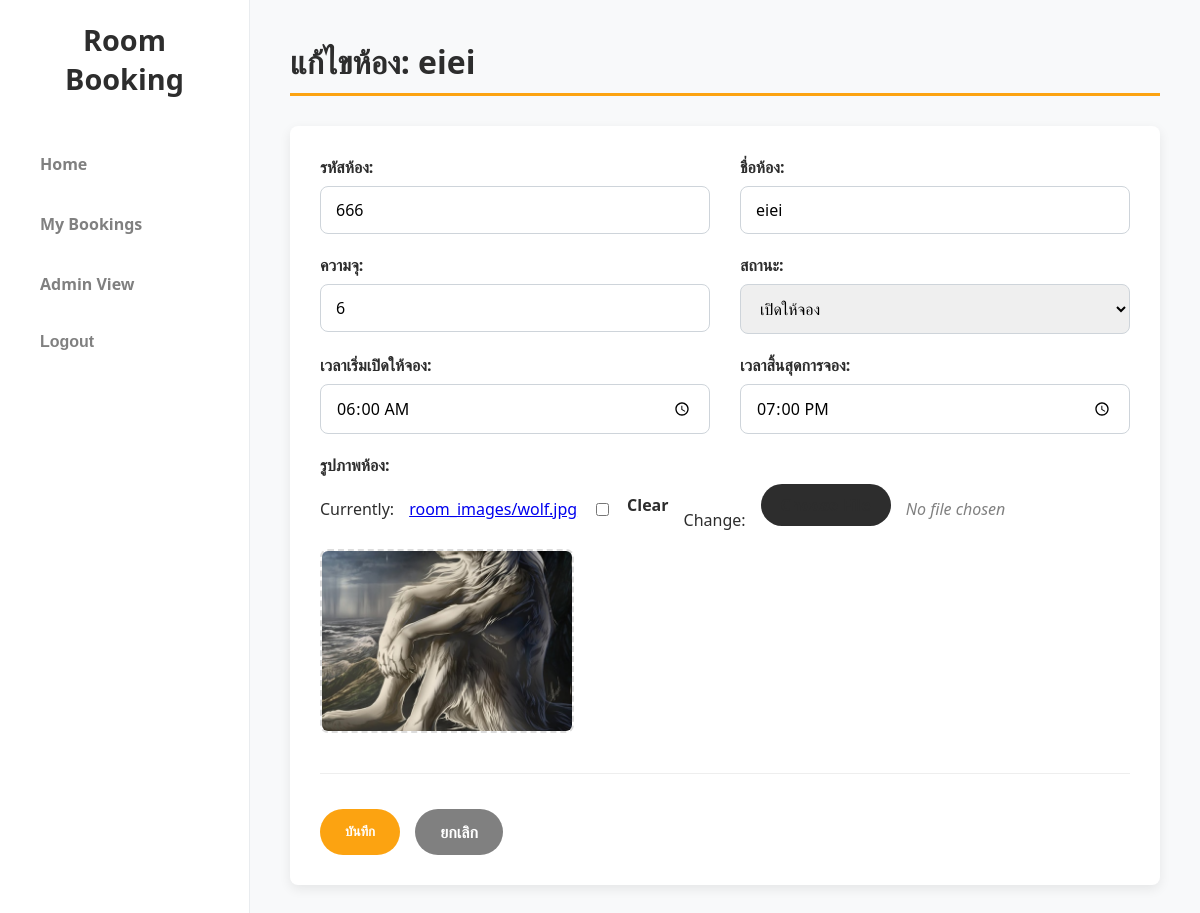
The app's page /rooms/6/edit/ (signed in), older data.
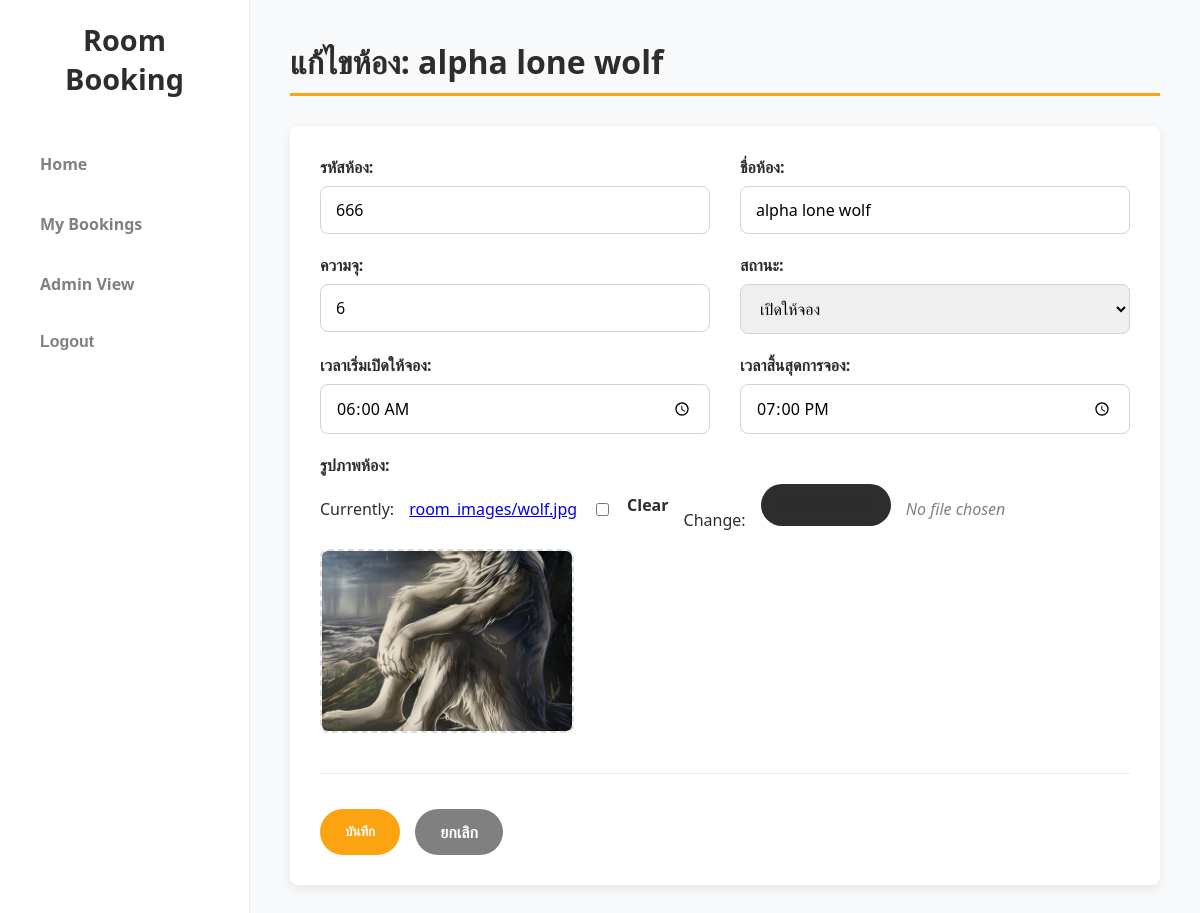
The same page, newer data.
### booking/models.py (models this page shows, shortened)
class Room(models.Model):
    STATUS_CHOICES = [
        ('open', 'เปิดให้จอง'),
        ('closed', 'ปิดให้จอง'),
    ]
    room_code = models.CharField(max_length=10, unique=True, verbose_name="รหัสห้อง")
    name = models.CharField(max_length=100, verbose_name="ชื่อห้อง")
    capacity = models.PositiveIntegerField(verbose_name="ความจุ")
    start_time_available = models.TimeField(default=time(8, 0), verbose_name="เวลาเริ่มเปิดให้จอง")
    end_time_available = models.TimeField(default=time(17, 0), verbose_name="เวลาสิ้นสุดการจอง")
    status = models.CharField(max_length=10, choices=STATUS_CHOICES, default='open', verbose_name="สถานะ")
    image = models.ImageField(upload_to='room_images/', null=True, blank=True, verbose_name="รูปภาพห้อง")

### booking/views.py (the view)
# urls.py: path('rooms/<int:room_id>/edit/', views.edit_room_view, name='edit_room'),
@staff_member_required
def edit_room_view(request, room_id):
    room = get_object_or_404(Room, id=room_id)
    if request.method == 'POST':
        form = RoomForm(request.POST, request.FILES, instance=room)
        if form.is_valid():
            form.save()
            messages.success(request, f'แก้ไขข้อมูลห้อง {room.name} สำเร็จ!')
            return redirect('booking:room_list')
    else:
        form = RoomForm(instance=room)
    return render(request, 'booking/room_form.html', {'form': form, 'room': room})

### booking/forms.py
class RoomForm(forms.ModelForm):
    def __init__(self, *args, **kwargs):
        super(RoomForm, self).__init__(*args, **kwargs)
        for field_name, field in self.fields.items():
            if not isinstance(field.widget, forms.FileInput):
                field.widget.attrs.update({'class': 'form-input'})
    class Meta:
        model = Room
        fields = [
            'room_code',
            'name',
            'capacity',
            'start_time_available',
            'end_time_available',
            'status',
            'image'
        ]
        widgets = {
            'start_time_available': forms.TimeInput(attrs={'type': 'time'}),
            'end_time_available': forms.TimeInput(attrs={'type': 'time'}),
        }

### booking/templates/booking/room_form.html (shortened to what this page needs)
{% extends "booking/base.html" %}
{% block content %}
    {% if room %}
        <h2>แก้ไขห้อง: {{ room.name }}</h2>
    {% else %}
        <h2>เพิ่มห้องใหม่</h2>
    {% endif %}
    <div class="form-container">
        <form method="post" enctype="multipart/form-data">
            <div class="form-grid">
                <div class="form-group">
                    {{ form.room_code.label_tag }}
                    {{ form.room_code }}
                </div>
                <div class="form-group">
                    {{ form.name.label_tag }}
                    {{ form.name }}
                </div>
                <div class="form-group">
                    {{ form.capacity.label_tag }}
                    {{ form.capacity }}
                </div>
                <div class="form-group">
                    {{ form.status.label_tag }}
                    {{ form.status }}
                </div>
                <div class="form-group">
                    {{ form.start_time_available.label_tag }}
                    {{ form.start_time_available }}
                </div>
                <div class="form-group">
                    {{ form.end_time_available.label_tag }}
                    {{ form.end_time_available }}
                </div>
                <div class="form-group full-width">
                    {{ form.image.label_tag }}
                    <div class="file-input-wrapper">
                        {{ form.image }}
                        <label for="{{ form.image.id_for_label }}" class="file-input-label">Choose File</label>
                        <span class="file-name" id="fileName">No file chosen</span>
                    </div>
                    <div class="image-preview" id="imagePreview">
                        {% if form.instance.image %}
                            <img src="{{ form.instance.image.url }}" alt="Image Preview">
                        {% else %}
                            <span class="image-preview-placeholder">Image Preview</span>
                        {% endif %}
                    </div>
                </div>
                <div class="form-actions">
                    <button type="submit" class="action-button">บันทึก</button>
                    <a href="{% url 'booking:room_list' %}" class="action-button btn-secondary">ยกเลิก</a>
                </div>
            </div>
        </form>
    </div>
{% endblock %}

Row changes from the older to the newer data that the page shows:
changed Room "เปิดให้จอง": name "eiei" → "alpha lone wolf"
